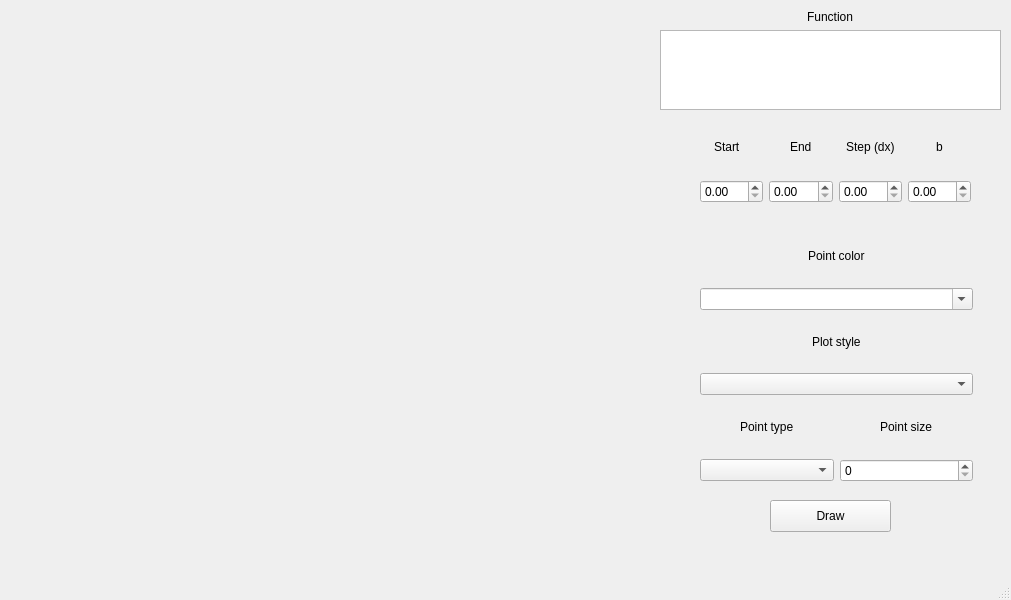
<?xml version="1.0" encoding="UTF-8"?>
<ui version="4.0">
 <class>MainWindow</class>
 <widget class="QMainWindow" name="MainWindow">
  <property name="geometry">
   <rect>
    <x>0</x>
    <y>0</y>
    <width>1011</width>
    <height>600</height>
   </rect>
  </property>
  <property name="windowTitle">
   <string>MainWindow</string>
  </property>
  <widget class="QWidget" name="centralwidget">
   <widget class="QWidget" name="gridLayoutWidget">
    <property name="geometry">
     <rect>
      <x>10</x>
      <y>10</y>
      <width>631</width>
      <height>521</height>
     </rect>
    </property>
    <layout class="QGridLayout" name="gridLayout">
     <item row="0" column="0">
      <widget class="QWidget" name="plot_widget" native="true"/>
     </item>
    </layout>
   </widget>
   <widget class="QPushButton" name="plot_graph_button">
    <property name="geometry">
     <rect>
      <x>770</x>
      <y>500</y>
      <width>121</width>
      <height>32</height>
     </rect>
    </property>
    <property name="text">
     <string>Draw</string>
    </property>
   </widget>
   <widget class="QWidget" name="gridLayoutWidget_4">
    <property name="geometry">
     <rect>
      <x>660</x>
      <y>10</y>
      <width>341</width>
      <height>100</height>
     </rect>
    </property>
    <layout class="QGridLayout" name="gridLayout_4">
     <item row="1" column="0">
      <widget class="QTextEdit" name="function_body_text_edit"/>
     </item>
     <item row="0" column="0" alignment="Qt::AlignHCenter">
      <widget class="QLabel" name="function_label">
       <property name="text">
        <string>Function</string>
       </property>
      </widget>
     </item>
    </layout>
   </widget>
   <widget class="QWidget" name="gridLayoutWidget_2">
    <property name="geometry">
     <rect>
      <x>700</x>
      <y>120</y>
      <width>271</width>
      <height>83</height>
     </rect>
    </property>
    <layout class="QGridLayout" name="gridLayout_2">
     <item row="1" column="2">
      <widget class="QDoubleSpinBox" name="step_spinbox"/>
     </item>
     <item row="1" column="1">
      <widget class="QDoubleSpinBox" name="end_spinbox"/>
     </item>
     <item row="0" column="2" alignment="Qt::AlignHCenter">
      <widget class="QLabel" name="step_label">
       <property name="text">
        <string>Step (dx)</string>
       </property>
      </widget>
     </item>
     <item row="1" column="0">
      <widget class="QDoubleSpinBox" name="start_spinbox"/>
     </item>
     <item row="0" column="0" alignment="Qt::AlignHCenter">
      <widget class="QLabel" name="start_label">
       <property name="minimumSize">
        <size>
         <width>35</width>
         <height>44</height>
        </size>
       </property>
       <property name="text">
        <string>Start</string>
       </property>
      </widget>
     </item>
     <item row="0" column="1" alignment="Qt::AlignHCenter">
      <widget class="QLabel" name="end_label">
       <property name="text">
        <string>End</string>
       </property>
      </widget>
     </item>
     <item row="1" column="3">
      <widget class="QDoubleSpinBox" name="b_value_spinbox"/>
     </item>
     <item row="0" column="3" alignment="Qt::AlignHCenter">
      <widget class="QLabel" name="b_coeff_value_label">
       <property name="text">
        <string>b</string>
       </property>
      </widget>
     </item>
    </layout>
   </widget>
   <widget class="QWidget" name="gridLayoutWidget_3">
    <property name="geometry">
     <rect>
      <x>700</x>
      <y>230</y>
      <width>273</width>
      <height>252</height>
     </rect>
    </property>
    <layout class="QGridLayout" name="gridLayout_3">
     <item row="5" column="0">
      <widget class="QComboBox" name="point_types_combobox"/>
     </item>
     <item row="4" column="0" alignment="Qt::AlignHCenter">
      <widget class="QLabel" name="point_types_label">
       <property name="text">
        <string>Point type</string>
       </property>
      </widget>
     </item>
     <item row="3" column="0" colspan="2">
      <widget class="QComboBox" name="plot_style_combo_box"/>
     </item>
     <item row="2" column="0" colspan="2" alignment="Qt::AlignHCenter">
      <widget class="QLabel" name="plot_style_label">
       <property name="text">
        <string>Plot style</string>
       </property>
      </widget>
     </item>
     <item row="1" column="0" colspan="2">
      <widget class="QComboBox" name="line_color_combo_box">
       <property name="editable">
        <bool>true</bool>
       </property>
       <property name="currentText">
        <string/>
       </property>
      </widget>
     </item>
     <item row="0" column="0" colspan="2" alignment="Qt::AlignHCenter">
      <widget class="QLabel" name="plot_line_color_label">
       <property name="text">
        <string>Point color</string>
       </property>
      </widget>
     </item>
     <item row="4" column="1" alignment="Qt::AlignHCenter">
      <widget class="QLabel" name="point_size_label">
       <property name="text">
        <string>Point size</string>
       </property>
      </widget>
     </item>
     <item row="5" column="1">
      <widget class="QSpinBox" name="point_size_spinbox"/>
     </item>
    </layout>
   </widget>
  </widget>
  <widget class="QMenuBar" name="menubar">
   <property name="geometry">
    <rect>
     <x>0</x>
     <y>0</y>
     <width>1011</width>
     <height>27</height>
    </rect>
   </property>
  </widget>
  <widget class="QStatusBar" name="statusbar"/>
 </widget>
 <resources/>
 <connections/>
</ui>
